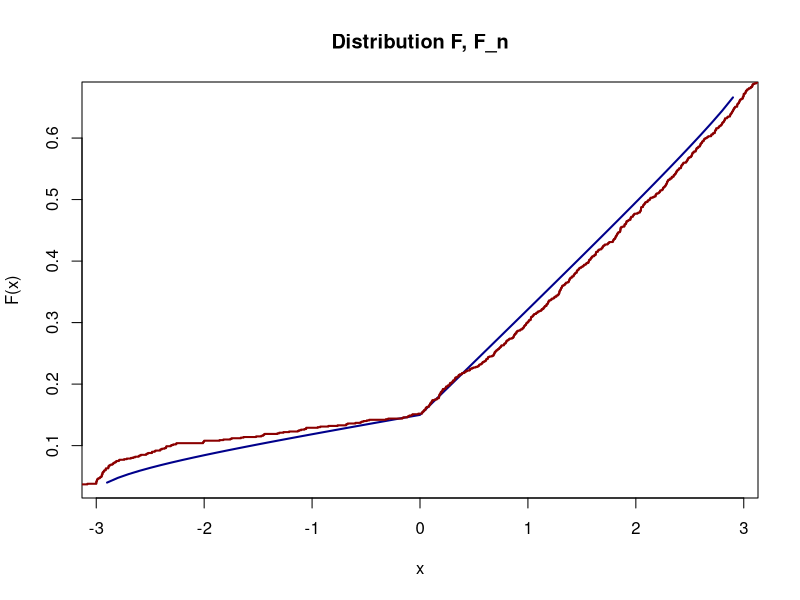
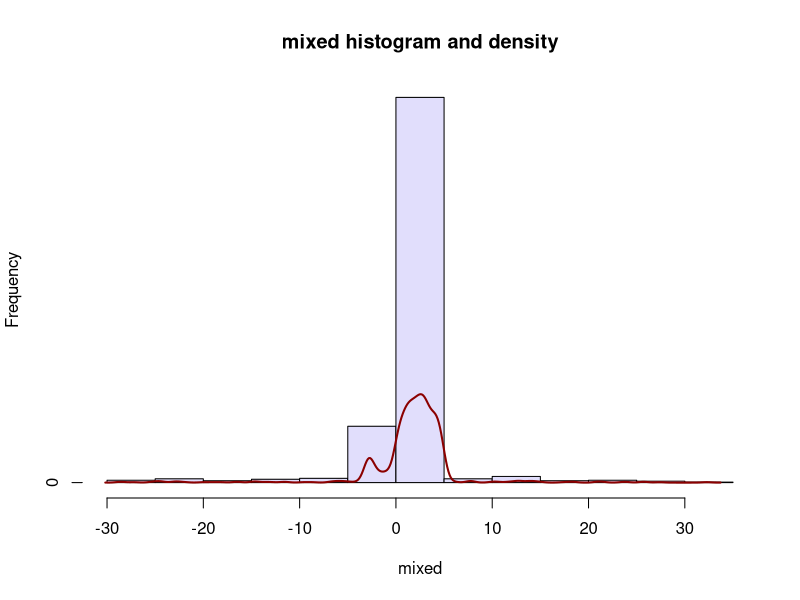

Recreate these plots in R, in order. (Note: this script raises an error after producing the figures.)
## ---- chunk 1

  N = 1000

## ---- chunk 2

  p1 = 0.1
  p2 = 0.2
  
  mu = 0 
  sigma_2 = 16
  
  d = 3
  
  a = 0
  b = 5
  
  pi_1 = 1/pi
  
## ---- chunk 3

  F2 <- function(x) {
    return (1/2 + pi_1 * asin(x/d))
  }  
  
  F2_inv <- function(y) {
    return (d*sin(pi/2 * (2*y - 1))) 
  }

## ---- chunk 4

  U1 = rnorm(N, mu, sigma_2) # norm distribution
  U  = runif(N, 0, 1)  
  U2 = F2_inv(U)             # arcsin distribution, Smirnov method
  U3 = runif(N, a, b)        # uniform distribution

## ---- chunk 5

  random_vector = runif(N, 0, 1)
  mixed = U1*(random_vector <= p1) + U2*(random_vector >= p1 & random_vector < p1 + p2) + U3*(random_vector > p1 + p2)
  
## ---- chunk 6

  F <- function(x) { 
    
    # distribution mix 
      return ( p1 * pnorm(x, mean=mu, sd = sqrt(sigma_2)) + p2 * (0.5 + pi_1 * asin(x/d)) + (1 - p1 - p2) * punif(x, a, b))
  }

## ---- chunk 7

  x = seq( -2.9, 2.9, 0.1)
  plot(x, F(x), main = "Distribution F, F_n", type="l", col="dark blue", lwd=2)
  lines(ecdf(mixed), col="dark red", lwd=2)
  
## ---- chunk 8

  f <- function(x) { 
    
    # density mix 
    return ( p1 * dnorm(x, mean=mu, sd = sqrt(sigma_2)) + p2 * (pi_1 * 1/sqrt(d^2 - x^2)) + (1 - p1 - p2) * dunif(x, a, b) )
  }

## ---- chunk 9

  h = hist(mixed, breaks = round(1.72*(N ** (1/3))), plot=FALSE)
  h$counts=h$counts/sum(h$counts)
  plot(h,  main = "mixed histogram and density", col = "#E1DEFC")
  lines(density(mixed), type="l", col="dark red", lwd=2)
  
## ---- chunk 10

  mean_mixed = mean(mixed) 
  var_mixed = var(mixed)
  cat("Mean = 1.85", "\nMean_mixed = ", mean_mixed, "\nError mean = ", abs(mean_mixed -  1.85))
  cat("\nVar  = 3.0831", "\nVar_mixed = ", var_mixed, "\nError var  = ", abs(var_mixed  -  3.0831))
  
## ---- chunk 11

  sqrt_N_inv = 1/sqrt(N)

  for (alpha in c(0.1, 0.05, 0.0026)) {
    
      q = qnorm(1 - alpha/2)
      S = sd(mixed)
      mean_interval = c(mean_mixed - q * S * sqrt_N_inv, mean_mixed + q * S * sqrt_N_inv)

      M_2 = sum((mixed - mean_mixed) ** 2) / N
      M_4 = sum((mixed - mean_mixed) ** 4) / N
  
      sqrt_moments = (M_4 - M_2 ** 2) ** (0.5)
      var_interval = c(var_mixed - q * sqrt_moments * sqrt_N_inv, var_mixed + q * sqrt_moments * sqrt_N_inv)
      
      
      cat(mean_interval, " - доверительный интервал для м.о с уровнем значимости ", alpha, "\n")
      cat(var_interval, " - доверительный интервал для дисперсии с уровнем значимости ", alpha, "\n\n")
  }

## ---- chunk 12
  
  M_3 = sum((mixed - mean_mixed) ** 3) / N
  
  B = M_3/((var_mixed) ** (3/2))
  E = M_4/(var_mixed ** 2)
  
  
  cat("Параметр асимметрии B = ", B, "\n")
  cat("Параметр эксцесса   E = ", E)

## ---- chunk 13
  
  mediana_mixed = median(mixed)

  quantiles_mixed = quantile(mixed, probs = c(0.25, 0.75),  na.rm = TRUE, names = FALSE)
  cat("Медиана mixed  = ", mediana_mixed, "\n")
  cat("Квантили mixed = ", quantiles_mixed, "\n")
  
## ---- chunk 14
    # solve F(x) = 0.5

    F_slied <- function(x) ( F(x) - 0.5)
    mediana_theoretical <- uniroot(F_slied, c(0, 3), tol = 0.01)
    cat("Медиана theoretical  = ", mediana_theoretical$root, "\n")
    
    cat("Ошибка медианы       = ", abs(mediana_mixed - mediana_theoretical$root))
## ---- chunk 15
  quantile_theoretical = quantile(F(x), probs = c(0.25, 0.75), na.rm = TRUE, names = FALSE)

  cat("Квантили theoretical = ", quantile_theoretical, "\n")
  cat("Ошибка квантили      = ", abs(quantiles_mixed - quantile_theoretical))
  
## ---- chunk 16
  
  
## ---- chunk 17
  
  dN = N**(-1/5)
  sMixed = sort(mixed)
  grid = seq(0, sMixed[N] + 1, 0.001)
  
  p_N <- c(1:N) * 0
 
  for (i in 1:N) {
    p_N[i] = 1/(N*dN) * sum(Kernel5((sMixed - grid[i])/dN))
  }
  
## ---- chunk 18

  plot(p_N, col = "dark blue", type = "l")

## ---- chunk 19
  #library(ggplot2)
  
  df <- data.frame(val = mixed) 

  ggplot(df, aes(val)) + 
    geom_density(color = "blue")  + 
    geom_histogram(binwidth = 1, color="gray", fill="white", aes(y =..count../sum(..count..))) + 
    geom_freqpoly(bins=100, color="red", aes(y =..count../sum(..count..)))
